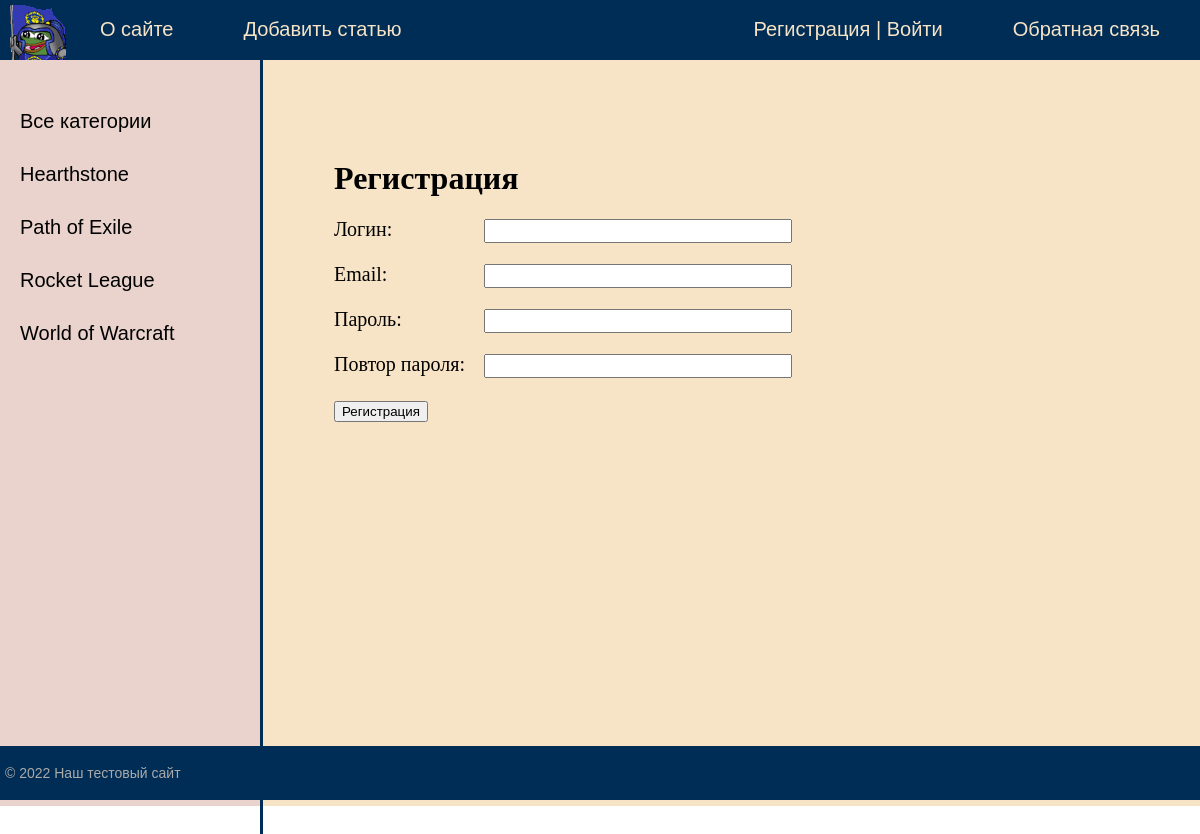
The page /blog/register/ on the database its author committed.
### blog/models.py (models this page shows, shortened)
class Category(models.Model):
    name = models.CharField(max_length=100, db_index=True, verbose_name='Название')
    slug = models.SlugField(max_length=255, unique=True, db_index=True, verbose_name='URL')
    def get_absolute_url(self):
        return reverse('category', kwargs={'cat_slug': self.slug})
    class Meta:
        verbose_name = 'Категорию'
        verbose_name_plural = 'Категории'
        ordering = ['id']

### blog/views.py (the view, shortened to what this page needs)
# urls.py: path('register/', RegisterUser.as_view(), name='register'),
class RegisterUser(DataMixin, CreateView):
    form_class = RegisterUserForm
    template_name = 'blog/register.html'
    success_url = reverse_lazy('login')
    def get_context_data(self, *, object_list=None, **kwargs):
        context = super().get_context_data(**kwargs)
        c_def = self.get_user_context(title="Регистрация")
        return dict(list(context.items())+list(c_def.items()))

### blog/forms.py
class RegisterUserForm(UserCreationForm):
    username = forms.CharField(label='Логин', widget=forms.TextInput(attrs={'class': 'form-input'}))
    email = forms.EmailField(label='Email', widget=forms.EmailInput(attrs={'class': 'form-input'}))
    password1 = forms.CharField(label='Пароль', widget=forms.PasswordInput(attrs={'class': 'form-input'}))
    password2 = forms.CharField(label='Повтор пароля', widget=forms.PasswordInput(attrs={'class': 'form-input'}))
    class Meta:
        model = User
        fields = ('username', 'email', 'password1', 'password2')

### blog/templatetags/blog_tags.py (called while the page is built)
@register.inclusion_tag('blog/list_categories.html')
def get_categories(sort=None, cat_selected=0):
    if not sort:
        cats = Category.objects.all()
    else:
        cats = Category.objects.order_by(sort)
    return {"cats": cats, "cat_selected": cat_selected}

### blog/utils.py (called while the page is built)
    def get_user_context(self, **kwargs):
        context = kwargs
        cats = Category.objects.all()
        context['menu'] = menu
        context['cats'] = cats
        if 'cats_selected' not in context:
            context['cat_selected'] = 0
        return context

### blog/templates/blog/register.html (shortened to what this page needs)
{% extends 'blog/base.html' %}
{% block content %}
<h1>{{title}}</h1>
<form method="post">
{% for f in form %}
<p><label class="form-label" for="{{ f.id_for_label }}">{{f.label}}: </label>{{ f }}</p>
{% endfor %}
    <button type="submit">Регистрация</button>
</form>
{% endblock %}

### blog/templates/blog/list_categories.html
{% for c in cats %}
    {% if c.pk == cat_selected %}
        <li class="selcted">{{c.name}}</li>
    {% else %}
        <li><a href="{{c.get_absolute_url}}">{{c.name}}</a></li>
    {% endif %}
{% endfor %}

### blog/static/blog/css/styles.css (style rules this page uses)
html, body { font-family: 'Arial'; margin: 0; padding: 0; height: 100%; width: 100%; color: #f7e4c7; font-face: ARIAL BLACK; }
a { color: #0059b2; text-decoration: none; }
.left-chapters ul li { margin: 30px 0 0 0; color: #999; }
.left-chapters ul li a { color: #000000; text-decoration: none; }
.content-text h1 { font-size: 32px; }
.form-input { width: 300px; font-size: 16px; }
.form-label { display: inline-block; min-width: 150px; vertical-align: top; }

### rows shown on the page
Category: name "Hearthstone"
Category: name "Path of Exile"
Category: name "Rocket League"
Category: name "World of Warcraft"

### other values the page prints
{{ m.title }} "О сайте" "Добавить статью"
{{ m.title }} "Обратная связь"
{{ title }} "Регистрация"
{{ f.label }} "Логин" "Email" "Пароль" "Повтор пароля"
